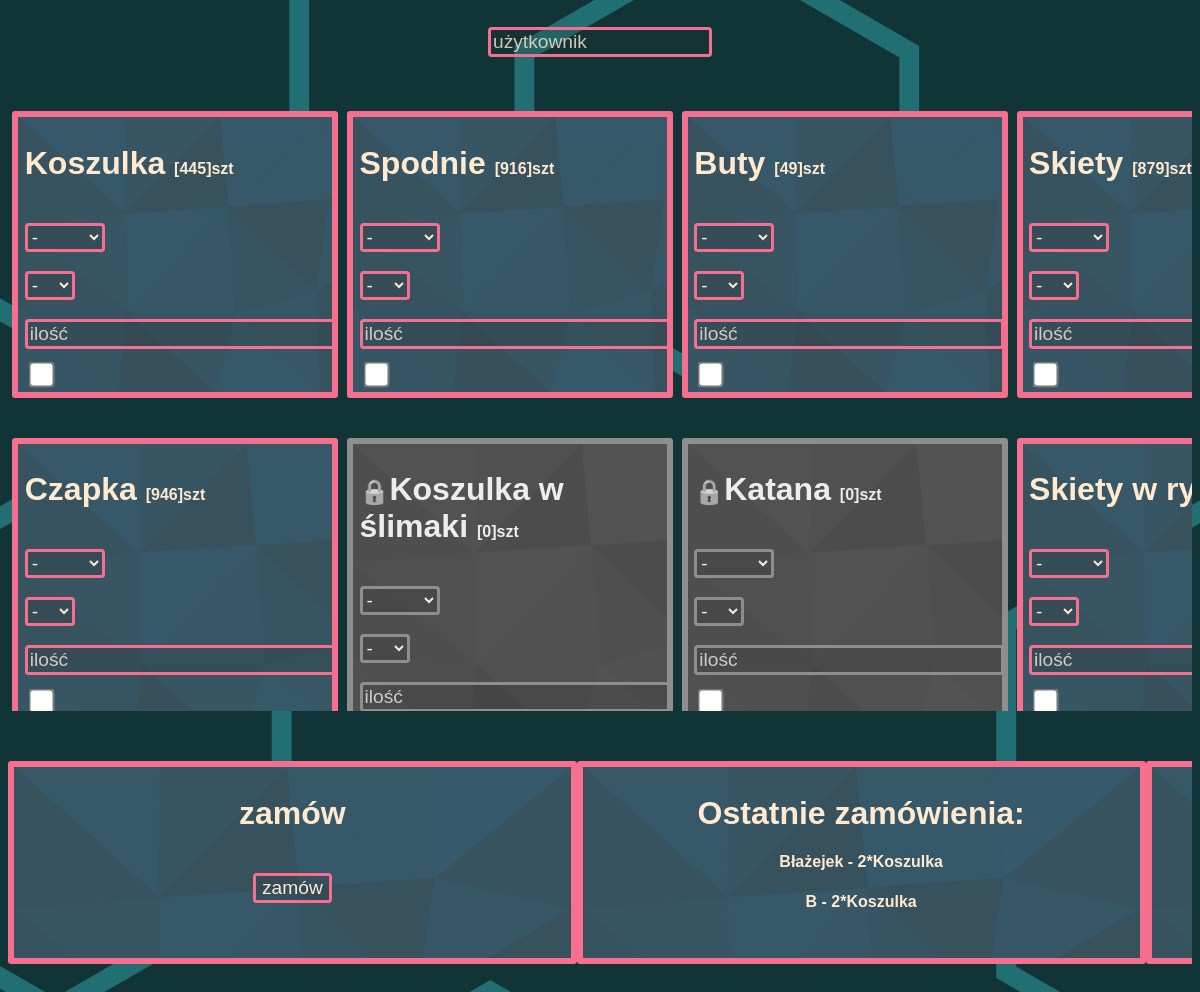
The page /sklep_internete/index.php on the database its author committed.
### tables this page shows
CREATE TABLE `produkty` (
  `id` int(11) NOT NULL,
  `nazwa` text NOT NULL,
  `ilosc` int(11) NOT NULL
);

CREATE TABLE `zamowienia` (
  `id` int(11) NOT NULL,
  `uzytkownik` text NOT NULL,
  `produkt` text NOT NULL,
  `kolor` text NOT NULL,
  `rozmiar` text NOT NULL,
  `ilosc` int(11) NOT NULL
);

### sklep_internete/index.php (the view, shortened to what this page needs)
<!DOCTYPE html>
<html lang="pl">
    <head>
        <link type="text/css" rel="stylesheet" href="style.css"/>
    </head>
    <body>
        <?php
		function wyswietl(){
			$conn = mysqli_connect("localhost","root","","sklep");
            if(!$conn) die(mysqli_connect_error());
            else{
                $zap = "SELECT * FROM produkty";
                $res = mysqli_query($conn,$zap);
                while($row = mysqli_fetch_array($res)){
                    if($row['ilosc']<=0) echo "<div class='container-grayscale container'>";
                    else echo "<div class='container'>";
                    if($row['ilosc']<=0) echo "<h1><text style='font-size:75%;' >🔒</text>".$row['nazwa']." <text style='font-size:50%;' >[".$row['ilosc']."]szt</text></h1>";
                    else echo "<h1>".$row['nazwa']." <text style='font-size:50%;' >[".$row['ilosc']."]szt</text></h1>";
                    echo "<select name='kolor[]'>";
                    echo "<option value='0'>-</option>";
                    echo "</select><br/>";
                    echo "<select name='rozm[]'>";
                    echo "<option value='0'>-</option>";
                    echo "</select><br/>";
                    echo "<input type='number' class='maxwidth' placeholder='ilość' min='0' max=".$row['ilosc']." name='szt[]' />";
                    echo "<input type='checkbox' class='checkbox' title='faktura' name='faktura[]'>";
                    echo "</div>";
                }
            }
		}
        function ostatnie_zam(){
                $conn = mysqli_connect("localhost","root","","sklep");
                if(!$conn) die(mysqli_connect_error());
                else{
                    $zap = "SELECT uzytkownik,produkt,ilosc FROM zamowienia ORDER BY id DESC LIMIT 2";
                    $res = mysqli_query($conn,$zap);
                while($row=mysqli_fetch_array($res)){
                    echo "<h4>".$row['uzytkownik']." - ".$row['ilosc']."*".$row['produkt']."</h4>";
                }
            }
        }
        ?>
        <div class="main">
            <form action="wynik.php" method="post">
                <div class='uzytkownik'>
                    <input type='text' name='nazwa' placeholder='użytkownik' /><br/><br/><br/>
                </div>
                <div class='grid'>
                    <?php wyswietl();?>
                </div>
                <div class='g2 grid'>
                    <div class='s0 container' style='margin-top:50px; text-align:center;'>
                        <h1>zamów</h1>
                        <input type='submit' name='zamow' value='zamów'/>
                    </div>
                    <div class='animated s0 container' style="margin-top:50px; text-align:center;">
                    <h1>Ostatnie zamówienia:</h1>
                        <?php
                            ostatnie_zam();
                        ?>
                    </div>
                    <div class='s0 container' style='margin-top:50px; text-align:center;'>
                        <h1>wyślij</h1>
                        <input type='number' min='1' name='ilosc' placeholder='ilosc' /><br/>
                    </div>
                </div>
            </form>
        </div>
    </body>
</html>

### sklep_internete/style.css (style rules this page uses)
:root { --main: #113537; --second: #F76F8E; --text-color: #FFEAD0; --gray: #37505C; --trn: rgba(0,0,0,0); }
* { font-family: 'Gill Sans', 'Gill Sans MT', Calibri, 'Trebuchet MS', sans-serif; color: var(--text-color); }
body { background-color: var(--main); background-image: url("polygon-scatter-haikei.svg"); background-size: cover; }
::placeholder { color: var(--text-color); opacity: 0.8; }
input.maxwidth { width:300px; }
input[type='checkbox'] { transform: scale(200%); margin-left:10px; filter: hue-rotate(110deg) saturate(80%); }
input,select,option { background-color: rgba(42, 42, 42, 0.171); border:0.2em solid var(--second); border-radius: 0.2em; margin-top: 1em; font-size: 1.2em; }
div.uzytkownik { display:grid; justify-items: center; grid-template-rows: 1fr; margin:auto; }
div.container { padding:0.4em; border:0.4em solid var(--second); border-radius: 0.2em; background-color: var(--gray); background-image: url("low-poly-grid-haikei.svg"); background-size: cover; box-shadow: 0em 0em 0em 0em #37505c80; width:90%; transition: 0.2s; }
div.container-grayscale { filter:grayscale(100%); }
div.s0 { width:34em; }
div.grid { display:grid; justify-items: center; grid-template-columns: repeat(5,0.5fr); grid-row-gap: 40px; grid-auto-rows:max-content; height:600px; overflow:auto; }
div.g2 { display:grid; justify-items: center; grid-template-columns: repeat(3,0.5fr); grid-row-gap: 40px; }
div.animated { animation: bcz 6s infinite; animation-timing-function: ease-in-out; }

### rows shown on the page
produkty: nazwa "Koszulka", ilosc "445"
produkty: nazwa "Spodnie", ilosc "916"
produkty: nazwa "Buty", ilosc "49"
produkty: nazwa "Skiety", ilosc "879"
produkty: nazwa "Czapka", ilosc "946"
produkty: nazwa "Koszulka w ślimaki", ilosc "0"
produkty: nazwa "Katana", ilosc "0"
produkty: nazwa "Skiety w…"
zamowienia: uzytkownik "Błażejek", ilosc "2", produkt "Koszulka"
zamowienia: uzytkownik "B", ilosc "2", produkt "Koszulka"
